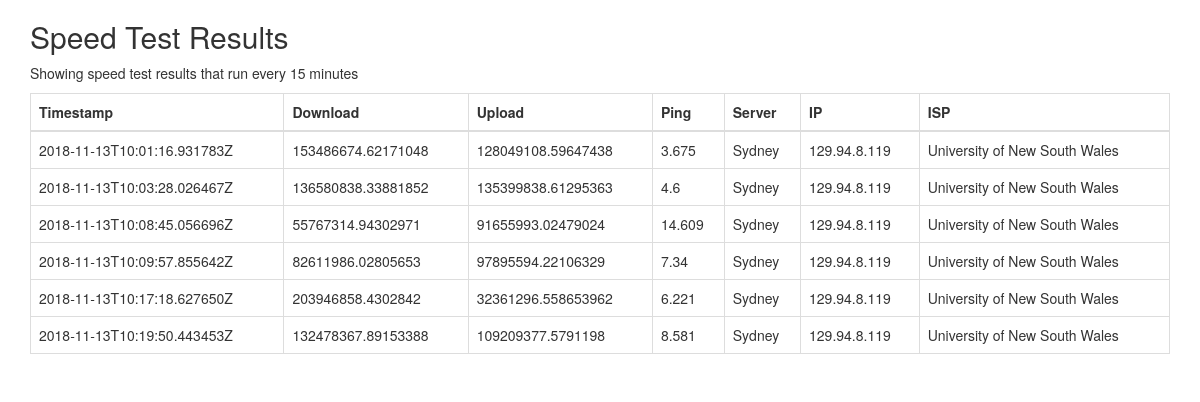
The page / on the database its author committed.
### tables this page shows
CREATE TABLE results 
            (id INTEGER PRIMARY KEY AUTOINCREMENT, timestamp, download, upload, ping, server, ip, isp);

### routes.py (the view)
@app.route('/')
def index():
    with sqlite3.connect(globals.DB_PATH) as conn:
        c = conn.cursor()
        c.execute('SELECT * FROM results')
        data = c.fetchall()
    return render_template('index.html', data=data)

### templates/index.html
{% extends "bootstrap/base.html" %}
{% block content %}
    <div class="container">
        <h2>Speed Test Results</h2>
        <p>Showing speed test results that run every 15 minutes</p>
        <table class="table table-bordered">
            <thead>
                <tr>
                    <th>Timestamp</th>
                    <th>Download</th>
                    <th>Upload</th>
                    <th>Ping</th>
                    <th>Server</th>
                    <th>IP</th>
                    <th>ISP</th>
                </tr>
            </thead>
        <tbody>
            {% for d in data %}
                <tr>
                    <td>{{ d[1] }}</td>
                    <td>{{ d[2] }}</td>
                    <td>{{ d[3] }}</td>
                    <td>{{ d[4] }}</td>
                    <td>{{ d[5] }}</td>
                    <td>{{ d[6] }}</td>
                    <td>{{ d[7] }}</td>
                </tr>
            {% endfor %}
        </tbody>
        </table>
    </div>
{% endblock %}

### rows shown on the page
results: timestamp "2018-11-13T10:01:16.931783Z", download "153486674.62171048", upload "128049108.59647438", ping "3.675", server "Sydney", ip "129.94.8.119", isp "University of New South Wales"
results: timestamp "2018-11-13T10:03:28.026467Z", download "136580838.33881852", upload "135399838.61295363", ping "4.6", server "Sydney", ip "129.94.8.119", isp "University of New South Wales"
results: timestamp "2018-11-13T10:08:45.056696Z", download "55767314.94302971", upload "91655993.02479024", ping "14.609", server "Sydney", ip "129.94.8.119", isp "University of New South Wales"
results: timestamp "2018-11-13T10:09:57.855642Z", download "82611986.02805653", upload "97895594.22106329", ping "7.34", server "Sydney", ip "129.94.8.119", isp "University of New South Wales"
results: timestamp "2018-11-13T10:17:18.627650Z", download "203946858.4302842", upload "32361296.558653962", ping "6.221", server "Sydney", ip "129.94.8.119", isp "University of New South Wales"
results: timestamp "2018-11-13T10:19:50.443453Z", download "132478367.89153388", upload "109209377.5791198", ping "8.581", server "Sydney", ip "129.94.8.119", isp "University of New South Wales"
